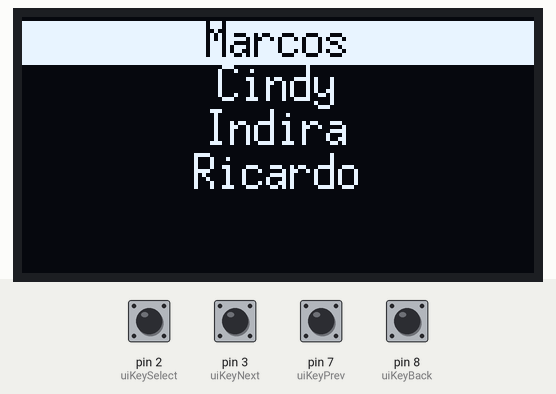
This sketch was run on a simulated Arduino Uno, built with avr-gcc and run on an emulated ATmega328P. On the bench: 128×64 one-colour display. Inputs (shaded band) come from the test bench; at power-on: pin 2 (uiKeySelect), pin 3 (uiKeyNext), pin 7 (uiKeyPrev), pin 8 (uiKeyBack) HIGH.

Above: at 1.2 s.
1.3 s: pin 3 (uiKeyNext) pulled LOW for 0.15 s
At 1.9 s:
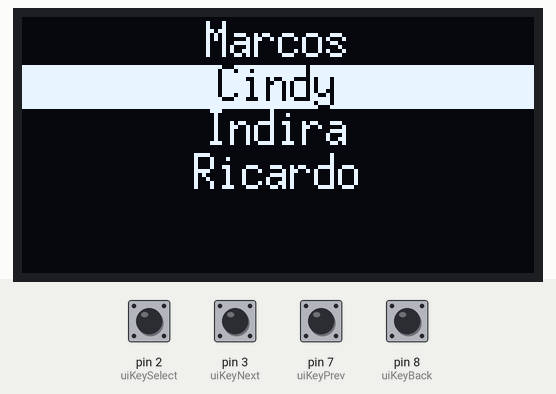
3.0 s: pin 3 (uiKeyNext) pulled LOW for 1 s
At 4.4 s:
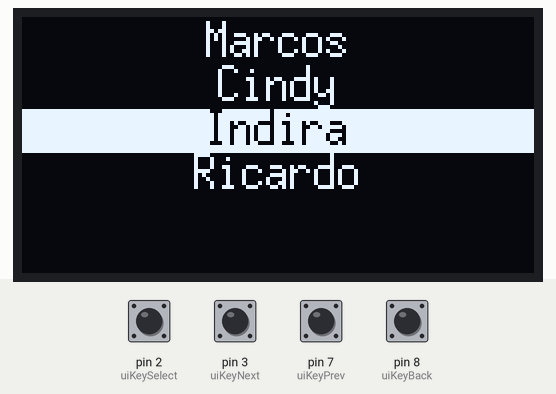
Timing chart, 0 to 6.0 s (numbered marks = the images above; inputs shaded):
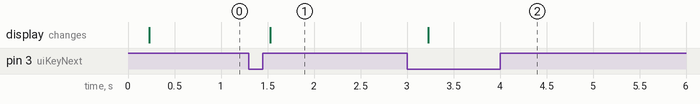

The sketch:

MenuOled-v1.ino
```cpp
#include "U8glib.h"

U8GLIB_SSD1306_128X64 u8g(U8G_I2C_OPT_NONE|U8G_I2C_OPT_DEV_0);	// I2C / TWI

#define KEY_NONE 0
#define KEY_PREV 1
#define KEY_NEXT 2
#define KEY_SELECT 3
#define KEY_BACK 4

// DOGS102 shield configuration values
//uint8_t uiKeyPrev = 2;
//uint8_t uiKeyNext = 4;
//uint8_t uiKeySelect = 5;
//uint8_t uiKeyBack = 3;

// DOGM128-Shield	 configuration values
// DOGXL60-Shield configuration values
uint8_t uiKeyPrev = 7;
uint8_t uiKeyNext = 3;
uint8_t uiKeySelect = 2;
uint8_t uiKeyBack = 8;

uint8_t uiKeyCodeFirst = KEY_NONE;
uint8_t uiKeyCodeSecond = KEY_NONE;
uint8_t uiKeyCode = KEY_NONE;


void uiSetup(void) {
  // configure input keys

  pinMode(uiKeyPrev, INPUT);           // set pin to input
  digitalWrite(uiKeyPrev, HIGH);       // turn on pullup resistors
  pinMode(uiKeyNext, INPUT);           // set pin to input
  digitalWrite(uiKeyNext, HIGH);       // turn on pullup resistors
  pinMode(uiKeySelect, INPUT);           // set pin to input
  digitalWrite(uiKeySelect, HIGH);       // turn on pullup resistors
  pinMode(uiKeyBack, INPUT);           // set pin to input
  digitalWrite(uiKeyBack, HIGH);       // turn on pullup resistors
}

void uiStep(void) {
  uiKeyCodeSecond = uiKeyCodeFirst;
  if ( digitalRead(uiKeyPrev) == LOW )
    uiKeyCodeFirst = KEY_PREV;
  else if ( digitalRead(uiKeyNext) == LOW )
    uiKeyCodeFirst = KEY_NEXT;
  else if ( digitalRead(uiKeySelect) == LOW )
    uiKeyCodeFirst = KEY_SELECT;
  else if ( digitalRead(uiKeyBack) == LOW )
    uiKeyCodeFirst = KEY_BACK;
  else
    uiKeyCodeFirst = KEY_NONE;

  if ( uiKeyCodeSecond == uiKeyCodeFirst )
    uiKeyCode = uiKeyCodeFirst;
  else
    uiKeyCode = KEY_NONE;
}


#define MENU_ITEMS 4
char *menu_strings[MENU_ITEMS] = { "Marcos", "Cindy", "Indira", "Ricardo" };

uint8_t menu_current = 0;
uint8_t menu_redraw_required = 0;
uint8_t last_key_code = KEY_NONE;


void drawMenu(void) {
  uint8_t i, h;
  u8g_uint_t w, d;

  u8g.setFont(u8g_font_6x13);
  u8g.setFontRefHeightText();
  u8g.setFontPosTop();

  h = u8g.getFontAscent()-u8g.getFontDescent();
  w = u8g.getWidth();
  for( i = 0; i < MENU_ITEMS; i++ ) {
    d = (w-u8g.getStrWidth(menu_strings[i]))/2;
    u8g.setDefaultForegroundColor();
    if ( i == menu_current ) {
      u8g.drawBox(0, i*h+1, w, h);
      u8g.setDefaultBackgroundColor();
    }
    u8g.drawStr(d, i*h, menu_strings[i]);
  }
}

void updateMenu(void) {
  if ( uiKeyCode != KEY_NONE && last_key_code == uiKeyCode ) {
    return;
  }
  last_key_code = uiKeyCode;

  switch ( uiKeyCode ) {
    case KEY_NEXT:
      menu_current++;
      if ( menu_current >= MENU_ITEMS )
        menu_current = 0;
      menu_redraw_required = 1;
      break;
    case KEY_PREV:
      if ( menu_current == 0 )
        menu_current = MENU_ITEMS;
      menu_current--;
      menu_redraw_required = 1;
      break;
  }
}


void setup() {
  // rotate screen, if required
  // u8g.setRot180();

  uiSetup();                                // setup key detection and debounce algorithm
  menu_redraw_required = 1;     // force initial redraw
}

void loop() {

  uiStep();                                     // check for key press

  if (  menu_redraw_required != 0 ) {
    u8g.firstPage();
    do  {
      drawMenu();
    } while( u8g.nextPage() );
    menu_redraw_required = 0;
  }

  updateMenu();                            // update menu bar

}
```

Measured:
- after the input at 1.3 s, the display: changes after 0.23 s (image 1)
- after the input at 3.0 s, the display: changes after 0.23 s (image 2)
